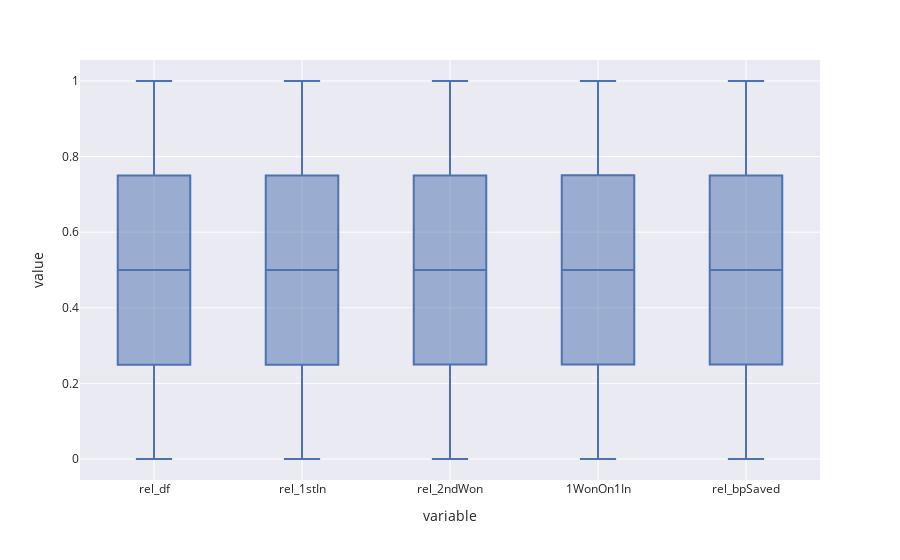

The notebook cell this image was saved under:
### Code cell
feautures = ["rel_df", "rel_1stIn", "rel_2ndWon", "1WonOn1In", "rel_bpSaved"]
df_data = df_players[feautures].reset_index(drop=True)
# df_data = pd.DataFrame(StandardScaler().fit_transform(df_data), columns=df_data.columns)
#df_data = pd.DataFrame(RobustScaler(unit_variance=True).fit_transform(df_data), columns=df_data.columns)
#df_data = df_data[(np.abs(stats.zscore(df_data)) < 2).all(axis=1)]
df_data = pd.DataFrame(QuantileTransformer().fit_transform(df_data), columns=df_data.columns)
df_data = df_data.round(3)

df_data.boxplot(column=feautures)

### Figure 1 — Plotly figure (JSON) as saved in the notebook; plotly's stock layout.template omitted (floating-point values rounded to 4 significant figures; data arrays with more than 128 entries replaced by an {"elided": "..."} marker saying what was removed)
{"data": [{"alignmentgroup": "True", "hovertemplate": "variable=%{x}<br>value=%{y}<extra></extra>", "legendgroup": "", "marker": {"color": "rgb(76,114,176)"}, "name": "", "notched": false, "offsetgroup": "", "orientation": "v", "showlegend": false, "type": "box", "x": {"elided": "11495 str values"}, "x0": " ", "xaxis": "x", "y": {"elided": "11495 float values"}, "y0": " ", "yaxis": "y"}], "layout": {"boxmode": "group", "legend": {"tracegroupgap": 0}, "margin": {"t": 60}, "xaxis": {"anchor": "y", "domain": [0, 1], "title": {"text": "variable"}}, "yaxis": {"anchor": "x", "domain": [0, 1], "title": {"text": "value"}}}}
